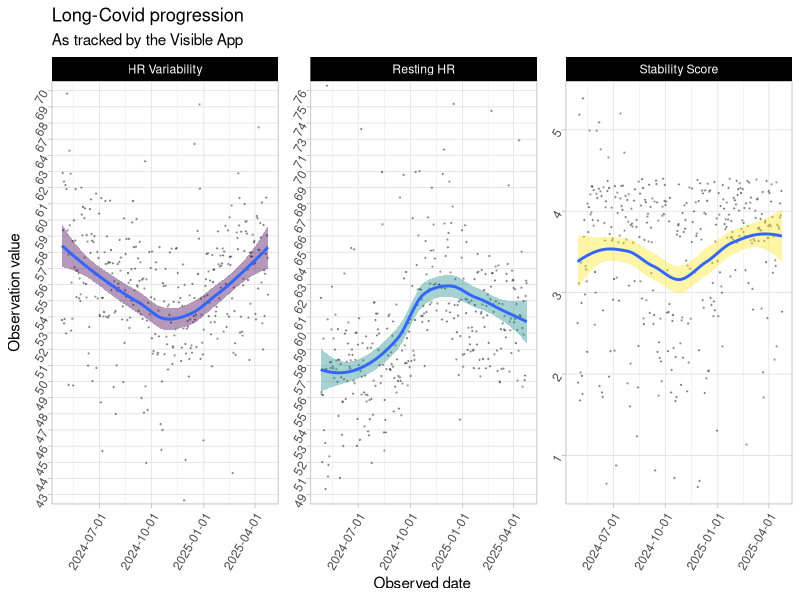
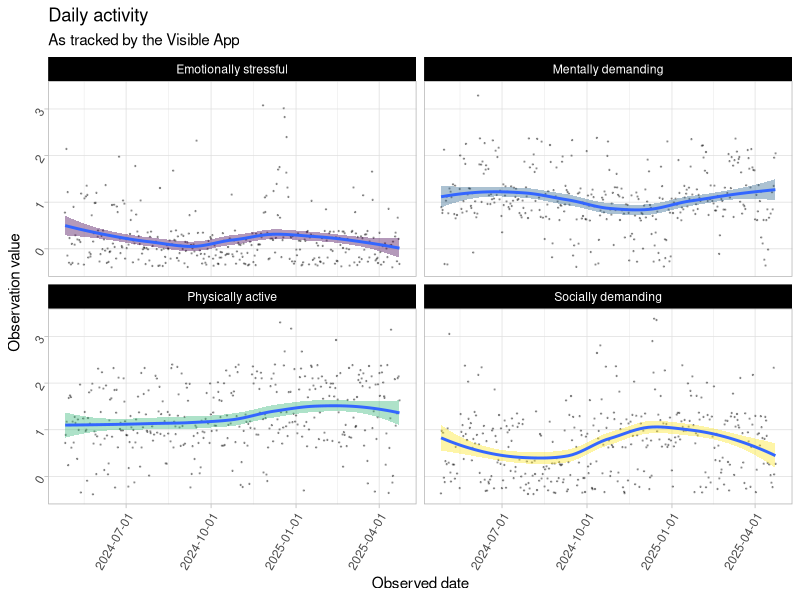
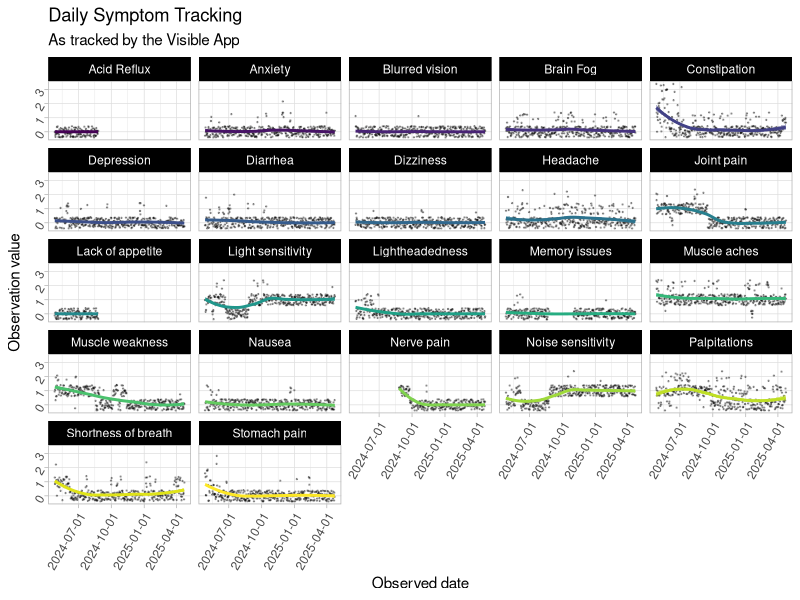
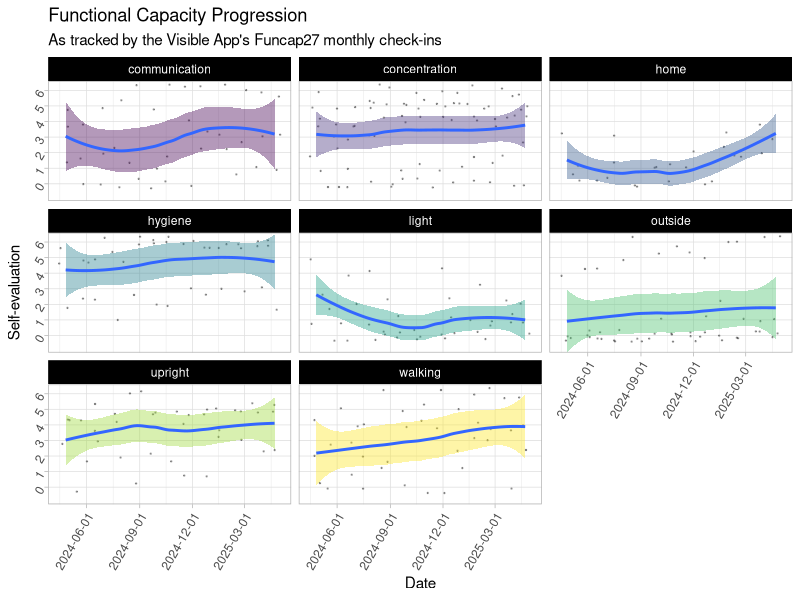
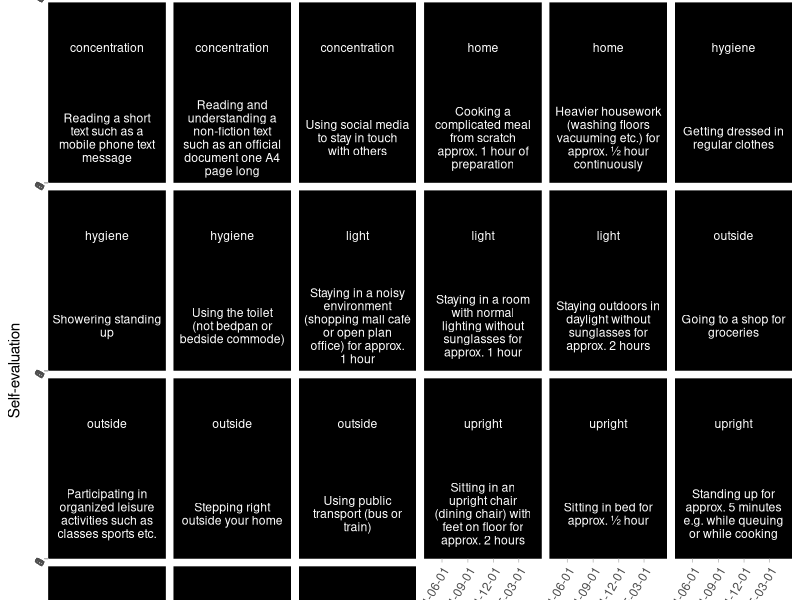
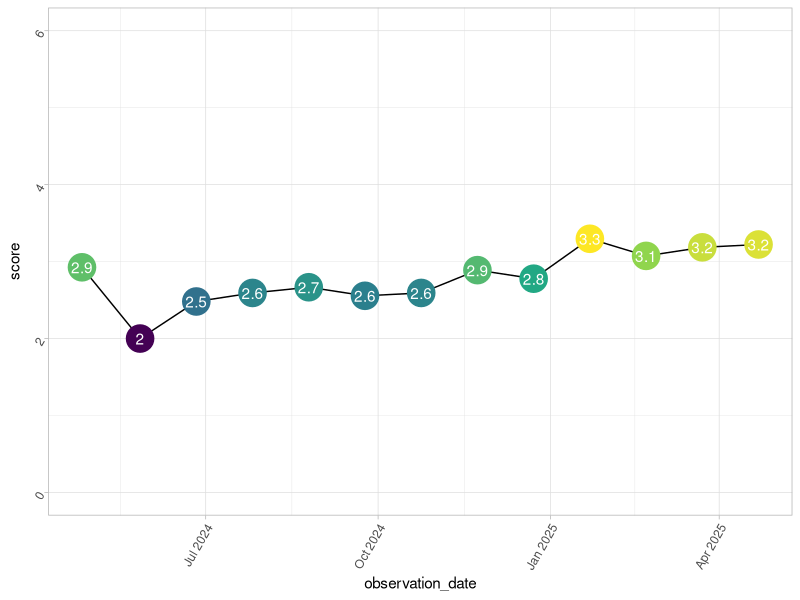
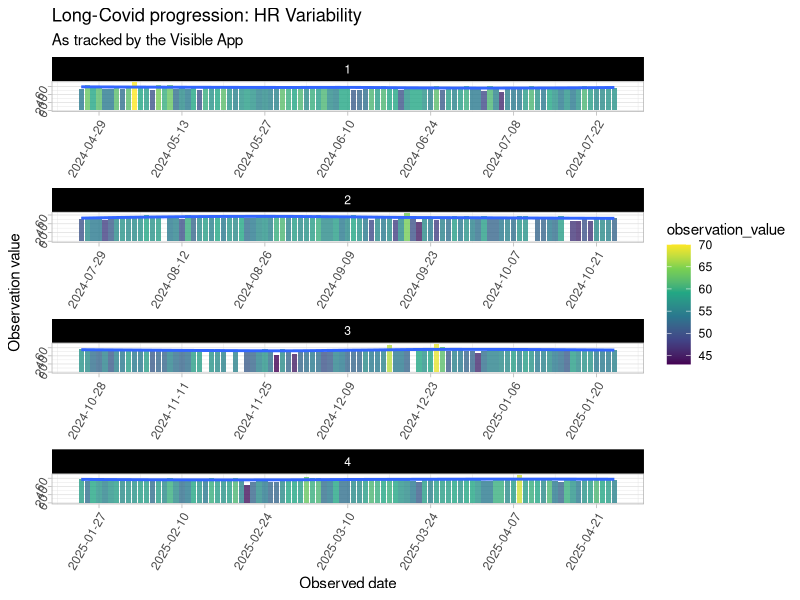
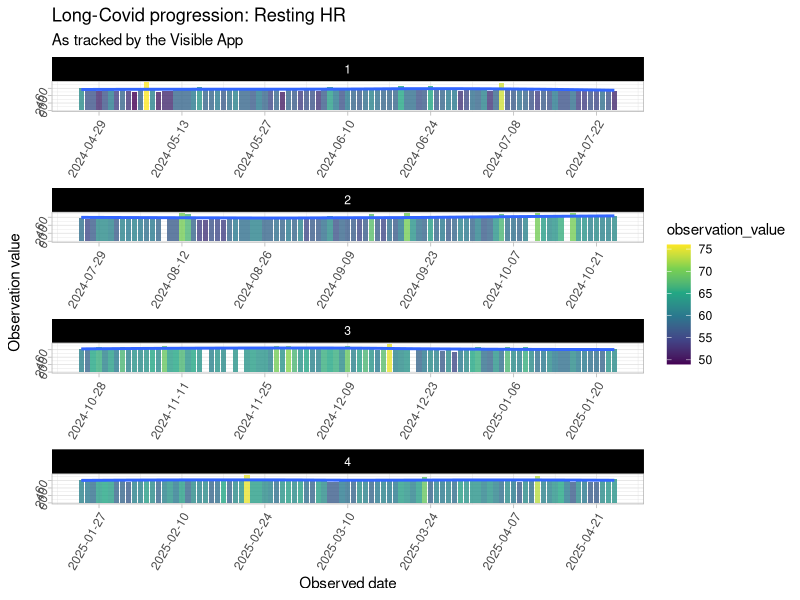

These figures' R source, in order:
## ---- chunk 1
library(tidyverse)

visible <- read_csv(here::here(
  "content/blog/2025/05-01_visible/visible.csv"
))
glimpse(visible)
## ---- chunk 2
# What are our categories
unique(visible$tracker_category)

# What are our trackers
unique(visible$tracker_name)
## ---- chunk 3
# Set some ggplot2 defaults
theme_set(theme_light())
theme_update(
  strip.background = element_rect(fill = "#000"),
  axis.text = element_text(angle = 60, hjust = 1)
)

options(
  "ggplot2.discrete.colour" = scale_colour_viridis_d,
  "ggplot2.discrete.fill" = scale_fill_viridis_d,
  "ggplot2.continuous.colour" = scale_colour_viridis_c,
  "ggplot2.continuous.fill" = scale_fill_viridis_c
)


visible |>
  filter(tracker_category == "Measurement") |>
  ggplot(aes(
    x = observation_date,
    y = observation_value
  )) +
  geom_jitter(alpha = .3, size = .2) +
  geom_smooth(
    aes(
      group = tracker_name,
      fill = tracker_name
    ),
    show.legend = FALSE
  ) +
  facet_wrap(~tracker_name, scales = "free_y") +
  scale_x_date(date_breaks = "3 months") +
  labs(
    title = "Long-Covid progression",
    subtitle = "As tracked by the Visible App",
    x = "Observed date",
    y = "Observation value"
  )
## ---- chunk 4
visible <- visible |>
  mutate(
    category = case_match(
      tracker_category,
      c(
        "Gastrointestinal",
        "Muscles",
        "Brain",
        "Heart and Lungs",
        "Pain",
        "Sensory"
      ) ~
        "Symptoms",
      c("Cognitive", "Emotional", "Physical", "Social") ~ "Activity"
    )
  )

visible |>
  filter(category == "Activity") |>
  ggplot(aes(
    x = observation_date,
    y = observation_value
  )) +
  geom_jitter(alpha = .3, size = .2) +
  geom_smooth(
    aes(
      group = tracker_name,
      fill = tracker_name
    ),
    show.legend = FALSE
  ) +
  facet_wrap(~tracker_name) +
  scale_x_date(date_breaks = "3 months") +
  labs(
    title = "Daily activity",
    subtitle = "As tracked by the Visible App",
    x = "Observed date",
    y = "Observation value"
  )
## ---- chunk 5
#| output-height: 700px
#| fig-height: 10
visible |>
  filter(category == "Symptoms") |>
  ggplot(aes(
    x = observation_date,
    y = observation_value
  )) +
  geom_jitter(alpha = .3, size = .2) +
  geom_smooth(
    aes(
      group = tracker_name,
      colour = tracker_name,
      fill = tracker_name
    ),
    show.legend = FALSE
  ) +
  facet_wrap(~tracker_name) +
  scale_x_date(date_breaks = "3 months") +
  labs(
    title = "Daily Symptom Tracking",
    subtitle = "As tracked by the Visible App",
    x = "Observed date",
    y = "Observation value"
  )
## ---- chunk 6
#| output-height: 700px
#| fig-height: 10
visible |>
  filter(grepl("Funcap", tracker_category)) |>
  mutate(tracker_category = gsub("Funcap_", "", tracker_category)) |>
  ggplot(aes(
    x = observation_date,
    y = observation_value
  )) +
  geom_jitter(alpha = .3, size = .2) +
  geom_smooth(
    aes(
      fill = tracker_category,
      group = tracker_category,
    ),
    show.legend = FALSE
  ) +
  facet_wrap(
    ~tracker_category
  ) +
  scale_x_date(date_breaks = "3 months") +
  labs(
    title = "Functional Capacity Progression",
    subtitle = "As tracked by the Visible App's Funcap27 monthly check-ins",
    x = "Date",
    y = "Self-evaluation"
  )
## ---- chunk 7
#| output-height: 1700px
#| fig-height: 20
visible |>
  filter(grepl("Funcap", tracker_category)) |>
  mutate(tracker_category = gsub("Funcap_", "", tracker_category)) |>
  ggplot(aes(
    x = observation_date,
    y = observation_value
  )) +
  geom_jitter(alpha = .3, size = .2) +
  geom_smooth(
    aes(
      fill = tracker_category,
      group = tracker_name,
    ),
    show.legend = FALSE
  ) +
  facet_wrap(
    ~ tracker_category + tracker_name,
    labeller = labeller(
      tracker_name = label_wrap_gen(20)
    )
  ) +
  scale_x_date(date_breaks = "3 months") +
  labs(
    title = "Functional Capacity Progression",
    subtitle = "As tracked by the Visible App's Funcap27 monthly check-ins",
    x = "Date",
    y = "Self-evaluation"
  )
## ---- chunk 8
funcap_sum <- visible |>
  filter(grepl("Funcap", tracker_category)) |>
  group_by(observation_date) |>
  summarise(
    score = mean(as.numeric(observation_value))
  )

funcap_sum |>
  ggplot(aes(
    x = observation_date,
    y = score
  )) +
  geom_line() +
  geom_point(
    size = 9,
    show.legend = FALSE,
    aes(colour = score)
  ) +
  geom_text(
    aes(
      label = round(score, 1)
    ),
    colour = "white"
  ) +
  scale_y_continuous(limits = c(0, 6))
## ---- chunk 9
#| output-height: 1700px
#| fig-height: 20
measurements <- visible |>
  filter(tracker_category == "Measurement") |>
  mutate(
    observation_value = as.numeric(observation_value),
    panels = cut(observation_date, 4, labels = FALSE)
  )

zooms <- split(measurements, measurements$tracker_name) |>
  lapply(function(x) {
    ggplot(
      x,
      aes(
        x = observation_date,
        y = observation_value
      )
    ) +
      geom_bar(
        alpha = .8,
        stat = "identity",
        aes(fill = observation_value)
      ) +
      geom_smooth() +
      facet_wrap(~panels, ncol = 1, scales = "free") +
      scale_x_date(date_breaks = "2 weeks") +
      labs(
        title = paste(
          "Long-Covid progression:",
          unique(x$tracker_name)
        ),
        subtitle = "As tracked by the Visible App",
        x = "Observed date",
        y = "Observation value"
      )
  })

zooms$`HR`
## ---- chunk 10
#| output-height: 1700px
#| fig-height: 20
zooms$`Resting HR`
## ---- chunk 11
#| output-height: 1700px
#| fig-height: 20
zooms$`Stability Score`
